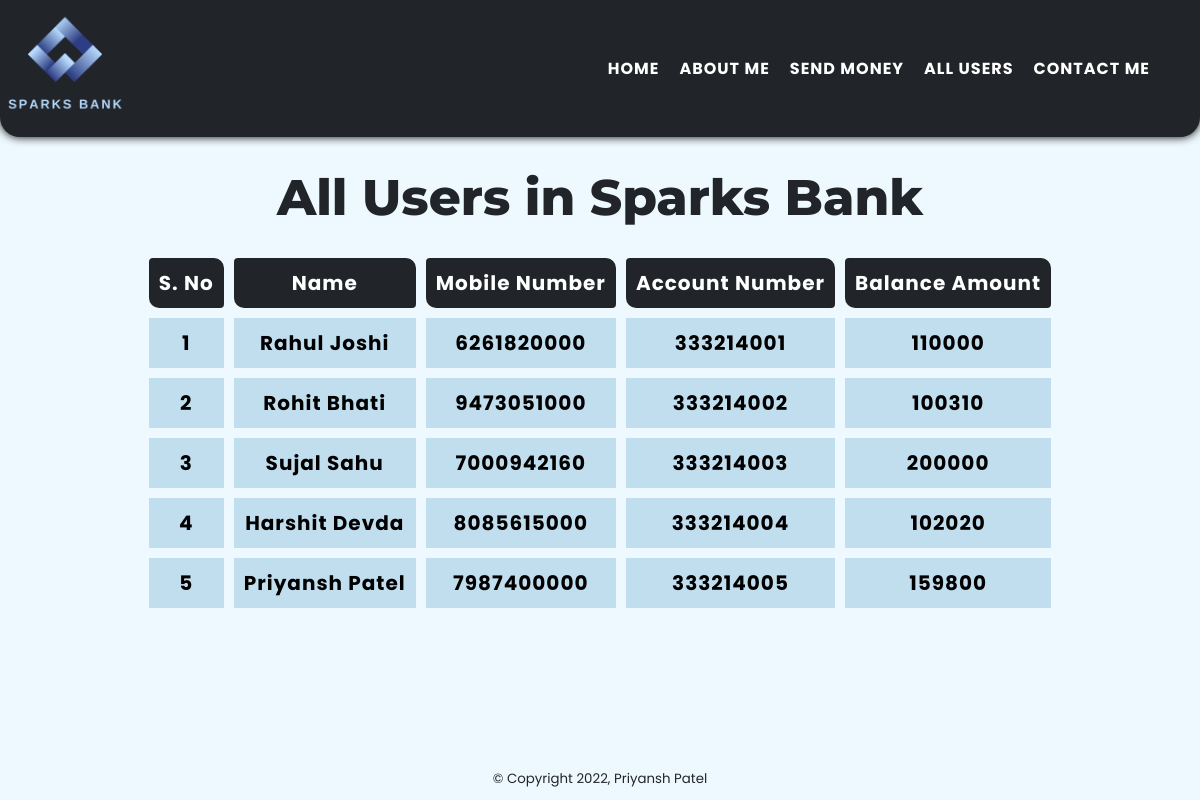
The page /allUsers.php on the database its author committed.
### tables this page shows
CREATE TABLE `users` (
  `S_No` int(100) NOT NULL,
  `Name` varchar(100) NOT NULL,
  `Mobile` bigint(255) NOT NULL,
  `Account` int(10) NOT NULL,
  `Balance` int(255) NOT NULL
);

### allUsers.php (the view, shortened to what this page needs)
<!DOCTYPE HTML>
<html lang="en">
  <head>
  </head>
  <body>
    <nav>
      <div class="logo">
        <img src="img/logo.png" class="logo" />
      </div>
      <ul>
        <li class="link"><a href="index.php" target="_blank">HOME</a></li>
        <li class="link"><a href="about.php" target="_blank">ABOUT ME</a></li>
        <li class="link"><a href="sendMoney.php" target="_blank">SEND MONEY</a></li>
        <li class="link"><a href="allUsers.php">ALL USERS</a></li>
        <li class="link"><a href="contact.php" target="_blank">CONTACT ME</a>
        </li>
      </ul>
    </nav>
    <div class="users">
      <h1>All Users in Sparks Bank</h1>
      <?php
      $conn = mysqli_connect("localhost", "root", "", "sparksBank");
      if ($conn) {
        $query = "SELECT * FROM users";
        $query_exc = mysqli_query($conn, $query);
        if ($query_exc) {
          echo "<table class=\"alluser\">
          <thead>
          <th>S. No</th>
          <th>Name</th>
          <th>Mobile Number</th>
          <th>Account Number</th>
          <th>Balance Amount</th>
          </thead>";
          while ($row = mysqli_fetch_array($query_exc)) {
            echo "<tr> <td>" . $row['S_No'] . "</td>
            <td>" . $row['Name'] . "</td>
            <td>" . $row['Mobile'] . "</td>
            <td>" . $row['Account'] . "</td>
            <td>" . $row['Balance'] . "</td>";
          }
          echo "</table>";
        }
      } else {
        echo "<script>alert('Connection to Database Failed');</script>";
      }
      ?>
    </div>
    <footer><small>&copy; Copyright 2022, Priyansh Patel</small></footer>
  </body>
</html>

### rows shown on the page
users: S_No "1", Name "Rahul Joshi", Mobile "6261820000", Account "333214001", Balance "110000"
users: S_No "2", Name "Rohit Bhati", Mobile "9473051000", Account "333214002", Balance "100310"
users: S_No "3", Name "Sujal Sahu", Mobile "7000942160", Account "333214003", Balance "200000"
users: S_No "4", Name "Harshit Devda", Mobile "8085615000", Account "333214004", Balance "102020"
users: S_No "5", Name "Priyansh Patel", Mobile "7987400000", Account "333214005", Balance "159800"
